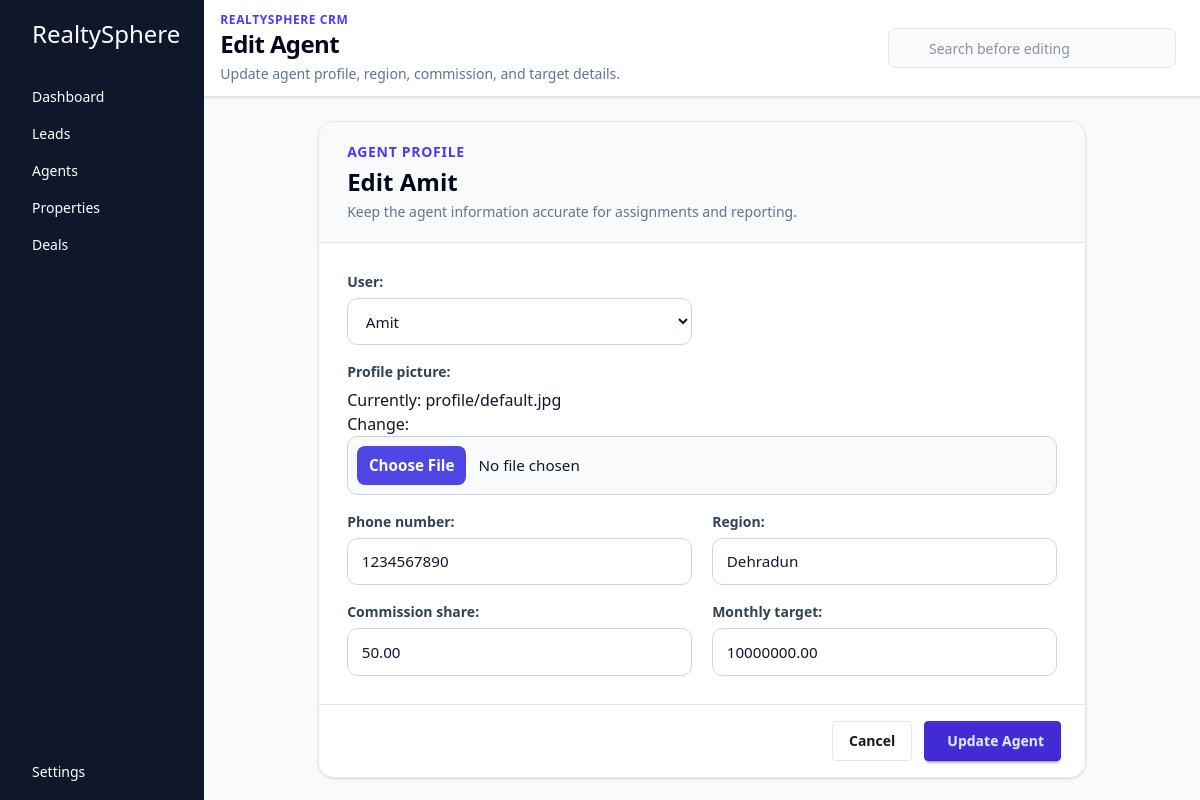
Page /agents/edit/1/ on the earlier database version.
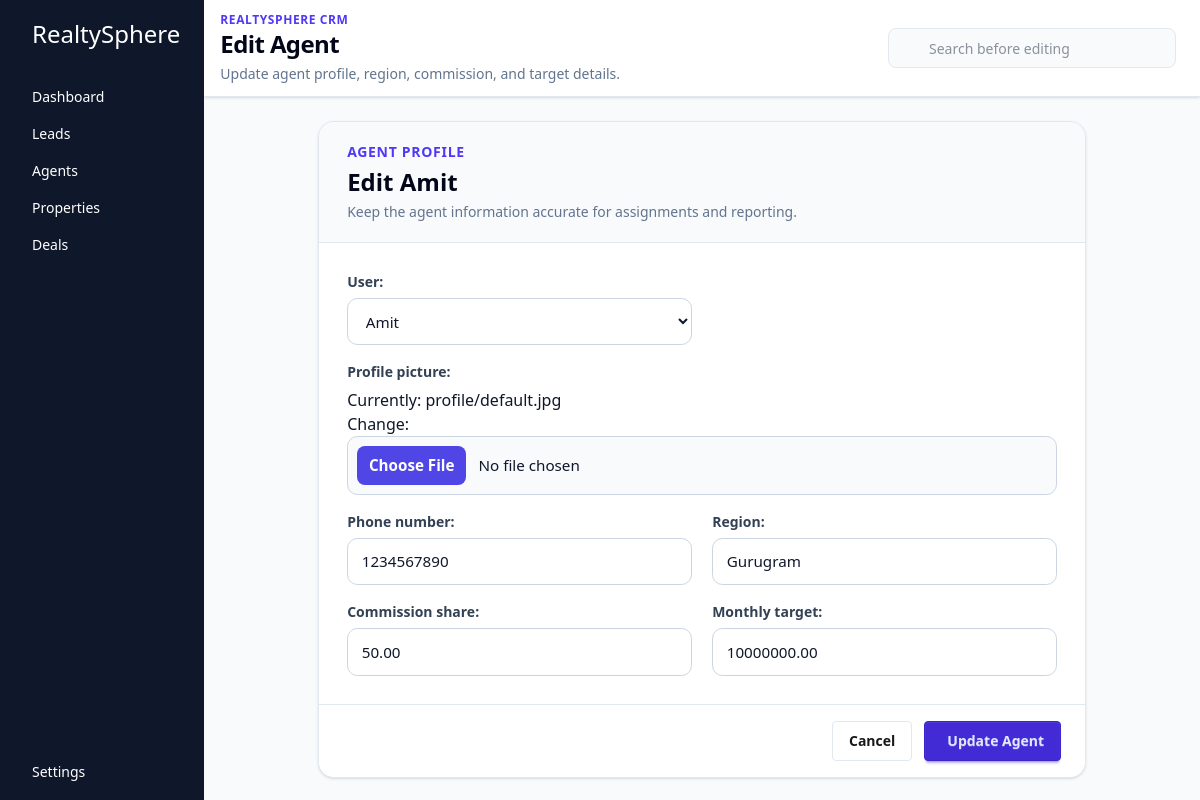
Same page on the later database version.
### core/models.py (models this page shows, shortened)
class Agent(models.Model):
    user = models.OneToOneField(to=User, on_delete=models.CASCADE) # prefer to use get_user_model() instead of User model directly
    profile_picture = models.ImageField(upload_to='profile', default='profile/default.jpg')
    phone_number = models.CharField(max_length=10)
    region = models.CharField(max_length=50)
    commission_share = models.DecimalField(max_digits=4, decimal_places=2)
    monthly_target = models.DecimalField(max_digits=10, decimal_places=2)
    created_at = models.DateTimeField(auto_now_add=True)

### core/views.py (the view)
# urls.py: path("agents/edit/<int:agent_id>/", views.edit_agent, name='edit_agent'),
def edit_agent(request, agent_id):
    agent = Agent.objects.get(id=agent_id)
    form = AgentForm(request.POST or None, request.FILES or None, instance=agent)
    if request.method == 'POST' and form.is_valid():
        form.save()
        return redirect('agents')
    context = {'form':form, 'agent': agent}
    return render(request, 'pages/editagent.html', context)

### core/forms.py
class AgentForm(forms.ModelForm):
    class Meta:
        model = Agent
        fields = "__all__"

### core/templates/pages/editagent.html (shortened to what this page needs)
{% extends 'base.html' %}
{% block title %}
  Edit Agent
{% endblock %}
{% block subtitle %}Update agent profile, region, commission, and target details.{% endblock %}
{% block search_placeholder %}Search before editing{% endblock %}
{% block content %}
  <section class="mx-auto max-w-3xl">
    <div class="overflow-hidden rounded-2xl border border-slate-200 bg-white shadow-sm">
      <div class="border-b border-slate-200 bg-slate-50 px-5 py-5 sm:px-7">
        <p class="text-sm font-semibold uppercase tracking-wider text-indigo-600">Agent Profile</p>
        <h2 class="mt-1 text-2xl font-bold text-slate-950">Edit {{ agent.user.get_full_name|default:agent.user.username }}</h2>
        <p class="mt-1 text-sm text-slate-500">Keep the agent information accurate for assignments and reporting.</p>
      </div>
      <form method="post" enctype="multipart/form-data" class="crm-form p-5 sm:p-7">
        <div class="crm-form-grid">
          {{ form.as_p }}
        </div>
        <div class="crm-form-actions -mx-5 -mb-5 mt-7 sm:-mx-7 sm:-mb-7">
          <a href="{% url 'agents' %}" class="btn btn-ghost border border-slate-200">Cancel</a>
          <button type="submit" class="btn btn-primary">
            Update Agent
          </button>
        </div>
      </form>
    </div>
  </section>
{% endblock %}

Differences in the rows shown:
changed Agent "Amit": region "Dehradun" → "Gurugram"
